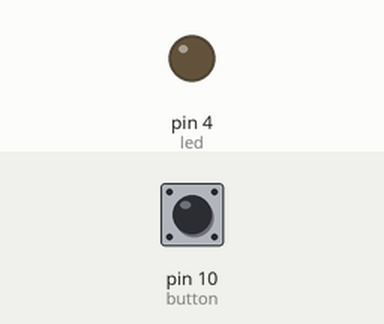
Bench run of a sketch on a simulated Arduino Uno, built for the host (arithmetic inside an expression is 32-bit, double 64-bit). On the bench: output pins drawn as LEDs (lit = HIGH). Inputs (shaded band) come from the test bench; at power-on: pin 10 (button) HIGH. EEPROM starts erased.

Above: at 1.2 s.
1.3 s: pin 10 (button) pulled LOW for 0.15 s
At 2.5 s:
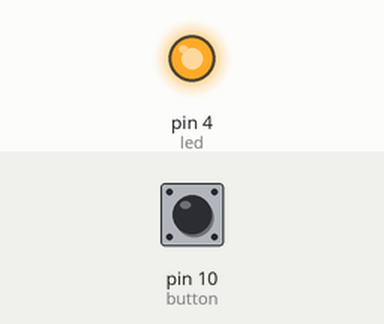
2.9 s: pin 10 (button) pulled LOW for 1 s
At 3.9 s:
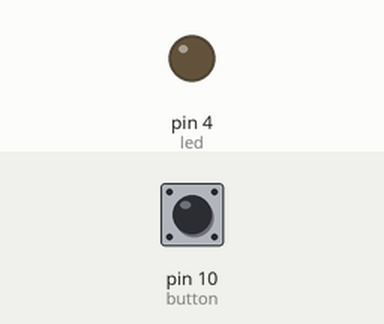
5.4 s: pin 10 (button) pulled LOW for 3.2 s
At 5.8 s:
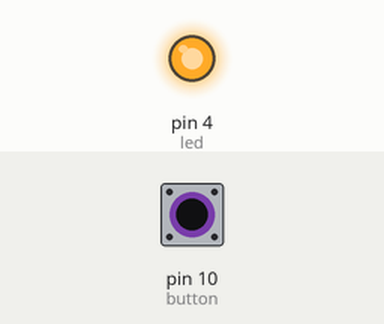
Timing chart, 0 to 8.4 s (numbered marks = the images above; inputs shaded):
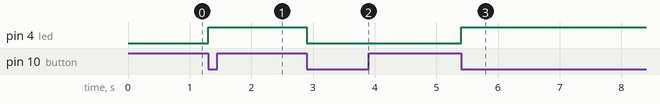

Measured:
- after the input at 1.3 s, pin 4 (led): LOW → HIGH at once
- after the input at 2.9 s, pin 4 (led): HIGH → LOW at once
- after the input at 5.4 s, pin 4 (led): LOW → HIGH at once

The sketch:

sketch__EEPROM.ino
```cpp
#include <EEPROM.h>

int led = 4;
int button = 10;

int ledState = 0;
int buttonState = 1;
int lastButton = 1;

void setup() {

  Serial.begin(115200);

  pinMode(led, OUTPUT);
  pinMode(button, INPUT_PULLUP);

  EEPROM.begin(1);

  // خواندن وضعیت قبلی LED
  ledState = EEPROM.read(0);

  if (ledState != 0 && ledState != 1) {
    ledState = 0;
  }

  digitalWrite(led, ledState);
}

void loop() {

  buttonState = digitalRead(button);

  // بررسی فشردن شستی
  if (buttonState == LOW && lastButton == HIGH) {

    ledState = !ledState;

    digitalWrite(led, ledState);

    // ذخیره وضعیت LED
    EEPROM.write(0, ledState);
    EEPROM.commit();

    delay(200);
  }

  lastButton = buttonState;
}
```
